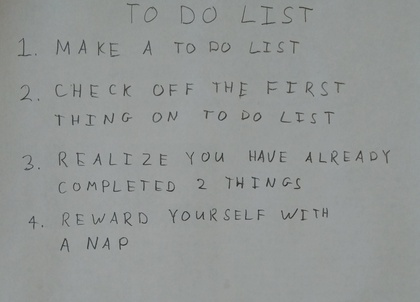
%> input picture Optical Character Recognition using Neural Networks/images/01_list.jpg, 420 x 302 px, shrunk from 2270 x 1631 before the run
$ octave --eval "result = findLetters(imread('../images/01_list.jpg'));"   (GNU Octave 9; MATLAB toolbox functions it lacks are replaced by stand-ins)
%> lines starting %> are read from the running program, lines starting %| are printed output that depends on the picture; in (x1, y1, x2, y2) boxes, pixels count from 0 and x2, y2 are one past the last pixel; in counts of white or black regions, pixels touching at a corner belong together; the program's own positions count from 1
function [lines, bw] = findLetters(im)
% [lines, BW] = findLetters(im) processes the input RGB image and returns a cell
% array 'lines' of located characters in the image, as well as a binary
% representation of the input image. The cell array 'lines' should contain one
% matrix entry for each line of text that appears in the image. Each matrix entry
% should have size Lx4, where L represents the number of letters in that line.
% Each row of the matrix should contain 4 numbers [x1, y1, x2, y2] representing
% the top-left and bottom-right position of each box. The boxes in one line should
% be sorted by x1 value.


%% get the binarized image of input
imgray = rgb2gray(im);
imbw = imbinarize(imgray);
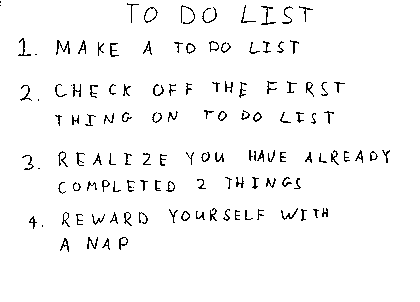
%> imbw: size 302x420 logical; 96.7% white; black in thin lines or dots, all inside (x1, y1, x2, y2) = (0, 1, 390, 252)

% morphology processing to eliminate main noise & make letter clearer
open = bwareaopen(imbw,50);
se0 = strel('line',8,0);
se90 = strel('line',8,90);
final = imerode(open,se0);
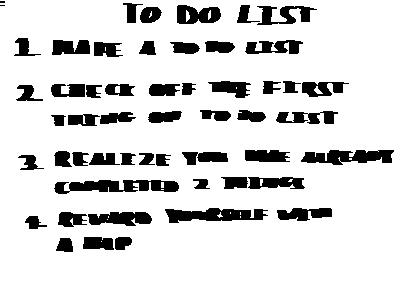
%> final: size 302x420 logical; 86.5% white; 53 black regions (2 under 20 px), largest, box (x1, y1, x2, y2) and area: (54, 180, 179, 194) 1143, (165, 208, 268, 223) 1001, (301, 150, 394, 165) 943
final = imerode(final,se90);
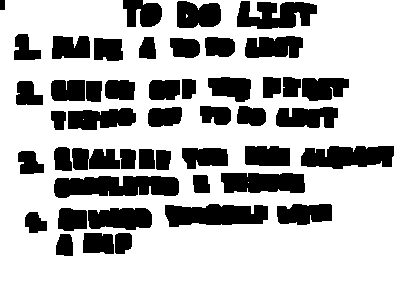
%> final: size 302x420 logical; 73.9% white; 47 black regions, largest, box (x1, y1, x2, y2) and area: (54, 176, 179, 198) 2238, (165, 204, 268, 227) 1867, (301, 146, 394, 169) 1723
se = strel('disk',1);
bw = imdilate(final,se);
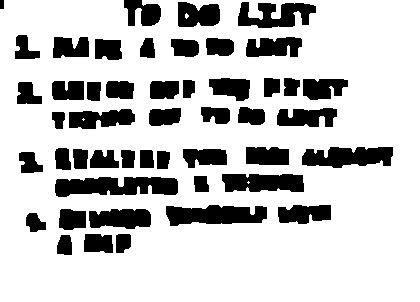
%> bw: size 302x420 logical; 78.3% white; 48 black regions

% find the connnected regions : boudingbox and the centroid of boundingbox
S = regionprops(~bw,'BoundingBox','Centroid');
%> S = 48 regions; largest, box (x1, y1, x2, y2) and Centroid: (55, 177, 178, 197) [116.9 186.8], (166, 205, 267, 226) [215.8 215.7], (238, 2, 316, 28) [276.4 15.6], (302, 147, 393, 168) [348.9 157.5], (222, 174, 304, 192) [263.8 183.2]
S = struct2cell(S);
%> S = 96 items
num = size(S,2);
%> num = 48

%% get the image output with boundingbox for each interested area

delete = cell(1);
for i=1:num

    pos = S{2,i}';
    % ignore the non-letter area
    if pos(3)<20
        delete{i} = i;
        continue
    end

end
%> this loop made 48 passes
%> pos on passes 1 to 12: [0.5; 0.5; 4; 9], [15.5; 35.5; 25; 24], [17.5; 82.5; 25; 22], [19.5; 152.5; 24; 21], [26.5; 213.5; 20; 19], [52.5; 81.5; 32; 19], [52.5; 112.5; 13; 17], [53.5; 37.5; 36; 21], [55.5; 148.5; 16; 22], [55.5; 177.5; 123; 20], [57.5; 235.5; 15; 20], [59.5; 209.5; 27; 21]
%> after the loop, delete = 46 items

% delete the non-letter area
deleteind = cell2mat(delete);
%> deleteind = [1 7 9 11 14 16 21 22 24 25 28 32 34 43 46]
S(:,deleteind) = [];

%% get the number of lines
% projecting the letters in binary image horizontally
% compute the difference in the summed vector
% there should be a big difference between letters and empty areas
dif = gradient(sum(bw,2));
%> dif = 302 values, max 57.5 at index 57, min -66.5 at index 150, mean 0.0728
ind = find(dif~=0);
%> ind = 208 values from 2 to 256
dif(ind) = 1;
pad = repmat(dif,[1,30]);
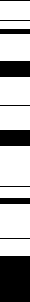
%> pad: size 302x30 double; values 0 (black) and 1 (white), 68.9% white; 10 black regions, largest, box (x1, y1, x2, y2) and area: (0, 256, 30, 302) 1380, (0, 61, 30, 77) 480, (0, 130, 30, 146) 480
see = strel('disk',4);
pad = imdilate(pad,see);
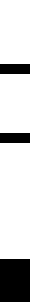
%> pad: size 302x30 double; values 0 (black) and 1 (white), 79.1% white; 3 black regions, box (x1, y1, x2, y2) and area: (0, 259, 30, 302) 1290, (0, 64, 30, 74) 300, (0, 133, 30, 143) 300
pad = bwareaopen(pad,1000);
line = strel('line',1000,0);
pad = imerode(pad,line);
Dif = diff(pad);
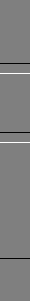
%> Dif: size 301x30 double; min -1, max 1, mean -0.00332; drawn with min black and max white
indd = find(Dif(:,1)==1);
%> indd = [74; 143]
line_num = length(indd);
%> line_num = 2

%% cluster the centroid of boundingbox

centroid = S(1,:);
%> centroid = 33 items
centroid = cell2mat(centroid);
%> centroid = 66 values, max 348.9 at index 63, min 13.3 at index 30, mean 146.1
centroid = reshape(centroid,[2,length(centroid)./2]);
%> centroid = 33 columns, first 8: [25.54 28.11 30.21 35.53 68.79 71.23 116.9 72.73; 49.71 94.95 163.7 223.4 91.2 48.33 186.8 220]
% cluster the centroid in line numbers
idx = kmeans(centroid(2,:)',line_num);
%> idx = 33 values, max 2 at index 3, min 1 at index 1, mean 1.39
refer = [centroid(2,:)',idx];
%> refer = 33 rows, first 12: [49.71 1; 94.95 1; 163.7 2; 223.4 2; 91.2 1; 48.33 1; 186.8 2; 220 2; 119.4 1; 244 2; 219.1 2; 160.7 2]
cal = 1;
% sort it in ascending order
while cal <= line_num

    min_now = min(refer(:,1));
    locate = find(centroid(2,:)==min_now);
    indmin = idx(locate);
    samekind = find(idx==indmin);
    idx(samekind) = line_num+cal;
    % set the sorted kinds to infinity
    % so it won't count for minimum
    refer(samekind,1) = inf;
    cal = cal+1;

end
%> this loop made 2 passes
%> (min_now, locate, indmin, cal) on pass 1: (13.3, 15, 1, 2)
%> (min_now, locate, indmin, samekind, cal) on pass 2: (156.7, 29, 2, [3; 4; 7; 8; 10; 11; 12; 18; 21; 25; 29; 31; 32], 3)
%> after the loop, idx = 33 values, max 4 at index 3, min 3 at index 1, mean 3.39; refer = 33 rows, first 12: [Inf 1; Inf 1; Inf 2; Inf 2; Inf 1; Inf 1; Inf 2; Inf 2; Inf 1; Inf 2; Inf 2; Inf 2]

idx = idx - line_num;
%> idx = 33 values, max 2 at index 3, min 1 at index 1, mean 1.39

%% form up lines cell

lines = cell(line_num,1);
%> lines = {[], []}

for j = 1:line_num

    Li_ind = find(idx == j);
    Li = length(Li_ind);
    putmatrix = zeros(Li,4);
    for li = 1:Li
        box = S{2,Li_ind(li)};
        putmatrix(li,:) = [box(1),box(2),box(1) + box(3),box(2) + box(4)];
    end

    lines{j} = putmatrix;

end
%> this loop made 2 passes
%> Li on pass 1: 20
%> (Li_ind, Li) on pass 2: ([3; 4; 7; 8; 10; 11; 12; 18; 21; 25; 29; 31; 32], 13)
%> after the loop, lines = 2 items; putmatrix = 13 rows, first 8: [19.5 152.5 43.5 173.5; 26.5 213.5 46.5 232.5; 55.5 177.5 178.5 197.5; 59.5 209.5 86.5 230.5; 84.5 234.5 113.5 253.5; 89.5 209.5 151.5 229.5; 90.5 150.5 119.5 168.5; 166.5 205.5 267.5 226.5]
%> `result = findLetters(imread('../images/01_list.jpg'));`: result = 2 items

end
